Frame 1 (no input): blank canvas, image omitted
Frame 60 (no input): blank canvas, image omitted
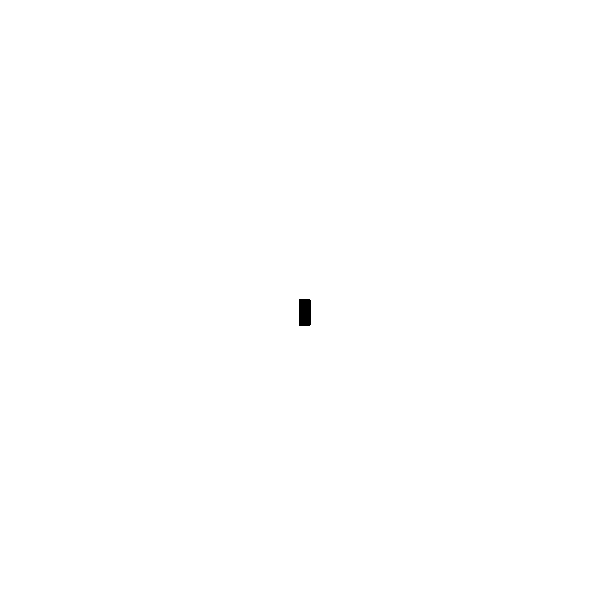
Frame 120 (the mouse pressed at the canvas centre since frame 60)

The p5.js sketch whose frames 1 and 60 were blank and that drew this single picture after the mouse press (run headless with seeded random() and noise() and a simulated clock; from frame 60 on, the mouse is pressed at the canvas centre):

// p5.js sketch
// ── sketch.js
function setup() {
    createCanvas(600, 600);
    background("white");
  }
  
  function draw() {
  
    stroke("black");
    fill("black");
  
    // console.log(mouseIsPressed);
  
    if (mouseIsPressed) {
      rect(mouseX, mouseY, 10, 25);
    }
  }
  
